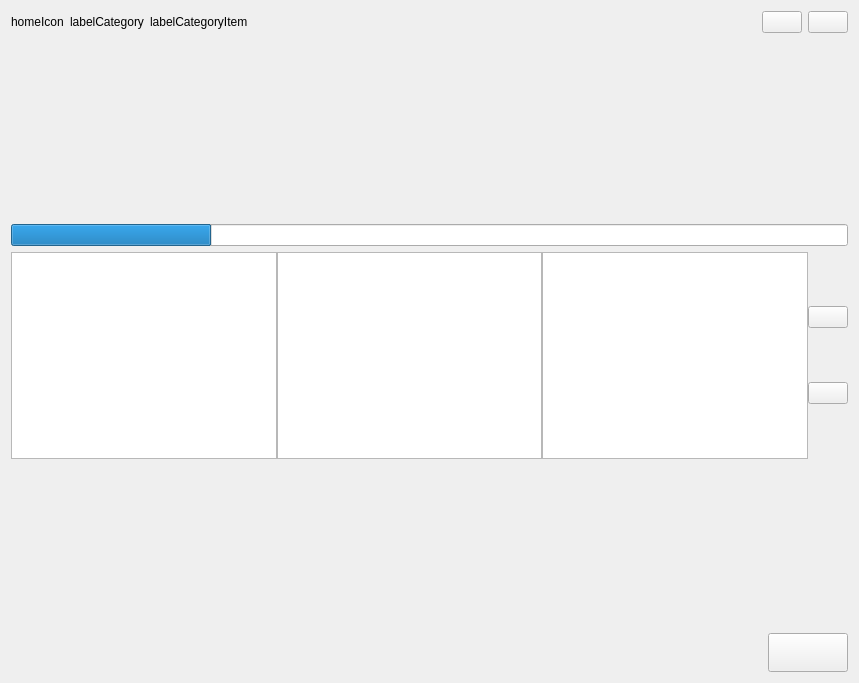
<?xml version="1.0" encoding="UTF-8"?>
<ui version="4.0">
 <class>MainWindow</class>
 <widget class="QWidget" name="MainWindow">
  <property name="geometry">
   <rect>
    <x>0</x>
    <y>0</y>
    <width>859</width>
    <height>683</height>
   </rect>
  </property>
  <property name="maximumSize">
   <size>
    <width>16777215</width>
    <height>16777215</height>
   </size>
  </property>
  <property name="windowTitle">
   <string>MainWindow</string>
  </property>
  <layout class="QGridLayout" name="gridLayout_4">
   <item row="0" column="0">
    <layout class="QGridLayout" name="gridLayout_2">
     <item row="2" column="0">
      <layout class="QHBoxLayout" name="horizontalLayout_2">
       <property name="spacing">
        <number>0</number>
       </property>
       <item>
        <widget class="Line" name="line">
         <property name="orientation">
          <enum>Qt::Horizontal</enum>
         </property>
        </widget>
       </item>
       <item>
        <widget class="QListWidget" name="listWidgetCategory">
         <property name="verticalScrollBarPolicy">
          <enum>Qt::ScrollBarAlwaysOff</enum>
         </property>
         <property name="horizontalScrollBarPolicy">
          <enum>Qt::ScrollBarAlwaysOff</enum>
         </property>
        </widget>
       </item>
       <item>
        <widget class="QListWidget" name="listWidgetCategoryItems">
         <property name="verticalScrollBarPolicy">
          <enum>Qt::ScrollBarAlwaysOff</enum>
         </property>
         <property name="horizontalScrollBarPolicy">
          <enum>Qt::ScrollBarAlwaysOff</enum>
         </property>
        </widget>
       </item>
       <item>
        <widget class="QListWidget" name="listWidgetStreams">
         <property name="verticalScrollBarPolicy">
          <enum>Qt::ScrollBarAlwaysOff</enum>
         </property>
         <property name="horizontalScrollBarPolicy">
          <enum>Qt::ScrollBarAlwaysOff</enum>
         </property>
        </widget>
       </item>
       <item>
        <layout class="QVBoxLayout" name="verticalLayout_2">
         <item>
          <widget class="QPushButton" name="pushButtonUp">
           <property name="text">
            <string/>
           </property>
           <property name="icon">
            <iconset resource="webradio.qrc">
             <normaloff>:/images/images/up.png</normaloff>:/images/images/up.png</iconset>
           </property>
           <property name="iconSize">
            <size>
             <width>32</width>
             <height>32</height>
            </size>
           </property>
           <property name="autoRepeat">
            <bool>true</bool>
           </property>
          </widget>
         </item>
         <item>
          <widget class="QPushButton" name="pushButtonDown">
           <property name="text">
            <string/>
           </property>
           <property name="icon">
            <iconset resource="webradio.qrc">
             <normaloff>:/images/images/down.png</normaloff>:/images/images/down.png</iconset>
           </property>
           <property name="iconSize">
            <size>
             <width>32</width>
             <height>32</height>
            </size>
           </property>
           <property name="autoRepeat">
            <bool>true</bool>
           </property>
          </widget>
         </item>
        </layout>
       </item>
      </layout>
     </item>
     <item row="0" column="0">
      <layout class="QHBoxLayout" name="horizontalLayoutSelectedCategory">
       <item>
        <widget class="QClickLabel" name="homeIcon">
         <property name="text">
          <string>homeIcon</string>
         </property>
        </widget>
       </item>
       <item>
        <widget class="QClickLabel" name="labelCategory">
         <property name="text">
          <string>labelCategory</string>
         </property>
        </widget>
       </item>
       <item>
        <widget class="QClickLabel" name="labelCategoryItem">
         <property name="text">
          <string>labelCategoryItem</string>
         </property>
        </widget>
       </item>
       <item>
        <spacer name="horizontalSpacer">
         <property name="orientation">
          <enum>Qt::Horizontal</enum>
         </property>
         <property name="sizeHint" stdset="0">
          <size>
           <width>40</width>
           <height>20</height>
          </size>
         </property>
        </spacer>
       </item>
       <item>
        <widget class="QPushButton" name="pushButtonToggleOutputDevice">
         <property name="text">
          <string/>
         </property>
         <property name="icon">
          <iconset resource="webradio.qrc">
           <normaloff>:/images/images/bluetooth.png</normaloff>:/images/images/bluetooth.png</iconset>
         </property>
         <property name="iconSize">
          <size>
           <width>32</width>
           <height>32</height>
          </size>
         </property>
        </widget>
       </item>
       <item>
        <widget class="QPushButton" name="pushButtonEqualizer">
         <property name="text">
          <string/>
         </property>
         <property name="icon">
          <iconset resource="webradio.qrc">
           <normaloff>:/images/images/equalizer.png</normaloff>:/images/images/equalizer.png</iconset>
         </property>
         <property name="iconSize">
          <size>
           <width>32</width>
           <height>32</height>
          </size>
         </property>
        </widget>
       </item>
      </layout>
     </item>
     <item row="1" column="0">
      <widget class="QWidget" name="widgetDownload" native="true">
       <layout class="QGridLayout" name="gridLayout_3">
        <property name="leftMargin">
         <number>0</number>
        </property>
        <property name="topMargin">
         <number>0</number>
        </property>
        <property name="rightMargin">
         <number>0</number>
        </property>
        <property name="bottomMargin">
         <number>0</number>
        </property>
        <item row="3" column="0">
         <widget class="QProgressBar" name="progressBarDownload">
          <property name="value">
           <number>24</number>
          </property>
          <property name="textVisible">
           <bool>false</bool>
          </property>
         </widget>
        </item>
        <item row="1" column="0">
         <layout class="QVBoxLayout" name="verticalLayout_3">
          <item>
           <widget class="QLabel" name="labelDownloadInfo">
            <property name="text">
             <string>&lt;Download Url&gt;</string>
            </property>
            <property name="wordWrap">
             <bool>true</bool>
            </property>
           </widget>
          </item>
         </layout>
        </item>
        <item row="2" column="0">
         <spacer name="verticalSpacer_2">
          <property name="orientation">
           <enum>Qt::Vertical</enum>
          </property>
          <property name="sizeHint" stdset="0">
           <size>
            <width>20</width>
            <height>40</height>
           </size>
          </property>
         </spacer>
        </item>
       </layout>
      </widget>
     </item>
     <item row="3" column="0">
      <widget class="QWidget" name="widgetPlay" native="true">
       <layout class="QGridLayout" name="gridLayout">
        <property name="leftMargin">
         <number>0</number>
        </property>
        <property name="topMargin">
         <number>0</number>
        </property>
        <property name="rightMargin">
         <number>0</number>
        </property>
        <property name="bottomMargin">
         <number>0</number>
        </property>
        <property name="spacing">
         <number>0</number>
        </property>
        <item row="0" column="0">
         <layout class="QVBoxLayout" name="verticalLayoutIn">
          <item>
           <layout class="QHBoxLayout" name="horizontalLayoutInfo" stretch="0,1">
            <item>
             <widget class="QLabel" name="labelStreamIcon">
              <property name="text">
               <string>&lt;Icon&gt;</string>
              </property>
             </widget>
            </item>
            <item>
             <layout class="QVBoxLayout" name="verticalLayoutChannelTitle">
              <property name="sizeConstraint">
               <enum>QLayout::SetDefaultConstraint</enum>
              </property>
              <item>
               <widget class="QLabel" name="labelChannelName">
                <property name="text">
                 <string>&lt;Channel&gt;</string>
                </property>
                <property name="alignment">
                 <set>Qt::AlignRight|Qt::AlignTop|Qt::AlignTrailing</set>
                </property>
                <property name="wordWrap">
                 <bool>true</bool>
                </property>
               </widget>
              </item>
              <item>
               <widget class="QLabel" name="labelTitle">
                <property name="text">
                 <string>&lt;Titel&gt;</string>
                </property>
                <property name="alignment">
                 <set>Qt::AlignRight|Qt::AlignTop|Qt::AlignTrailing</set>
                </property>
                <property name="wordWrap">
                 <bool>true</bool>
                </property>
               </widget>
              </item>
              <item>
               <spacer name="verticalSpacer_3">
                <property name="orientation">
                 <enum>Qt::Vertical</enum>
                </property>
                <property name="sizeHint" stdset="0">
                 <size>
                  <width>20</width>
                  <height>40</height>
                 </size>
                </property>
               </spacer>
              </item>
             </layout>
            </item>
           </layout>
          </item>
          <item>
           <spacer name="verticalSpacer">
            <property name="orientation">
             <enum>Qt::Vertical</enum>
            </property>
            <property name="sizeHint" stdset="0">
             <size>
              <width>20</width>
              <height>40</height>
             </size>
            </property>
           </spacer>
          </item>
          <item>
           <layout class="QHBoxLayout" name="horizontalLayoutBottom">
            <item>
             <spacer name="horizontalSpacer_2">
              <property name="orientation">
               <enum>Qt::Horizontal</enum>
              </property>
              <property name="sizeHint" stdset="0">
               <size>
                <width>40</width>
                <height>20</height>
               </size>
              </property>
             </spacer>
            </item>
            <item>
             <widget class="QPushButton" name="pushButtonStop">
              <property name="font">
               <font>
                <pointsize>20</pointsize>
                <weight>75</weight>
                <bold>true</bold>
               </font>
              </property>
              <property name="text">
               <string/>
              </property>
              <property name="icon">
               <iconset resource="webradio.qrc">
                <normaloff>:/images/images/stop.png</normaloff>:/images/images/stop.png</iconset>
              </property>
              <property name="iconSize">
               <size>
                <width>32</width>
                <height>32</height>
               </size>
              </property>
             </widget>
            </item>
           </layout>
          </item>
         </layout>
        </item>
       </layout>
      </widget>
     </item>
    </layout>
   </item>
  </layout>
 </widget>
 <customwidgets>
  <customwidget>
   <class>QClickLabel</class>
   <extends>QLabel</extends>
   <header>qclicklabel.h</header>
  </customwidget>
 </customwidgets>
 <resources>
  <include location="webradio.qrc"/>
 </resources>
 <connections/>
</ui>
